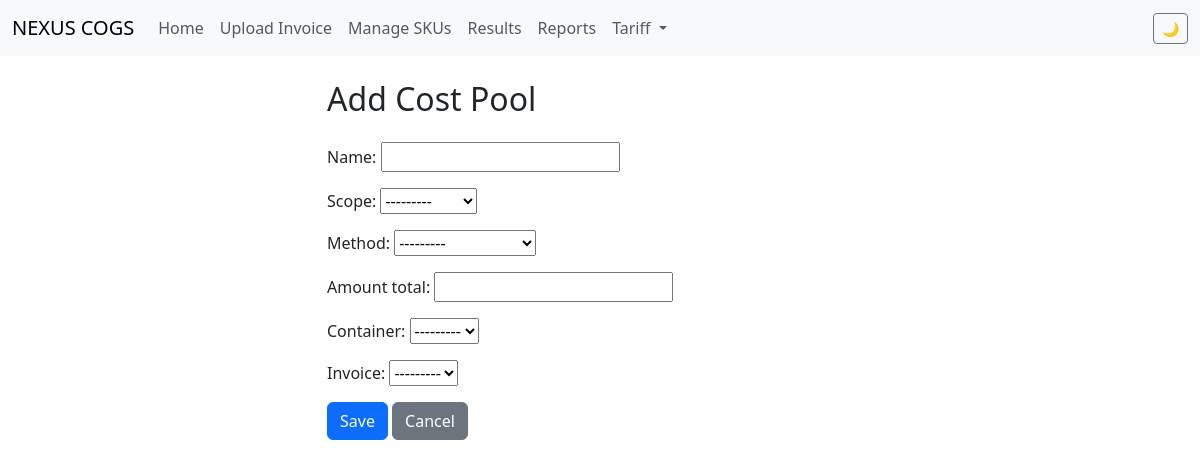
Page /legacy/cost-pool/add/ on the earlier database version.
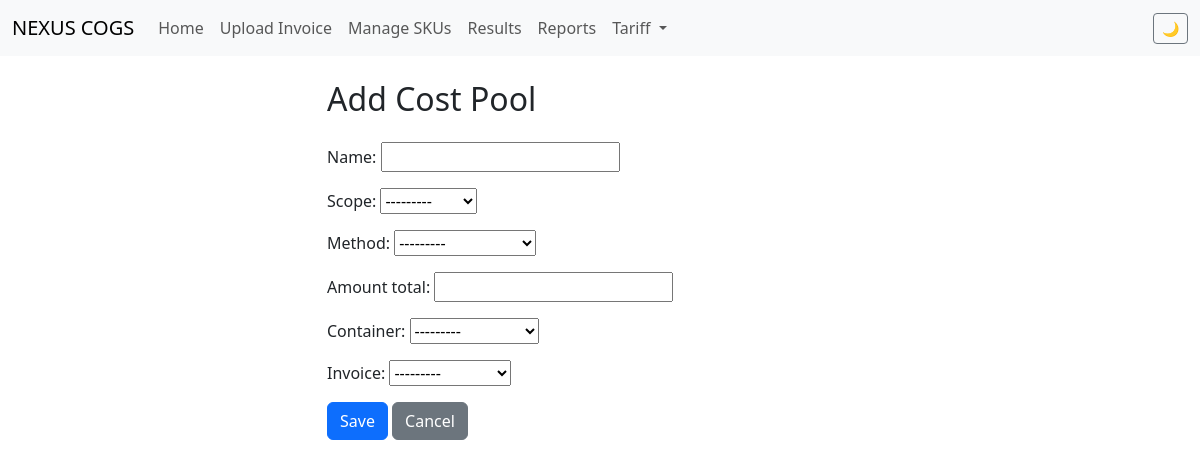
Same page on the later database version.
### cogs/models.py (models this page shows)
class Container(models.Model):
    container_id = models.CharField(max_length=100, unique=True)
    notes = models.TextField(blank=True, null=True)
    def __str__(self):
        return self.container_id

### cogs/views.py (the view)
# urls.py: path('cost-pool/add/', views.add_cost_pool, name='add_cost_pool'),
def add_cost_pool(request):
    if request.method == 'POST':
        form = CostPoolForm(request.POST)
        if form.is_valid():
            form.save()
            messages.success(request, 'Cost pool added successfully')
            return redirect('results')
    else:
        form = CostPoolForm()
    return render(request, 'add_cost_pool.html', {'form': form})

### cogs/forms.py
class CostPoolForm(forms.ModelForm):
    class Meta:
        model = CostPool
        fields = ['name', 'scope', 'method', 'amount_total', 'container', 'invoice']

### cogs/models.py (called while the page is built)
    def __str__(self):
        return self.invoice_number

### templates/add_cost_pool.html (shortened to what this page needs)
{% extends 'base.html' %}
{% block content %}
<div class="row">
    <div class="col-md-6 offset-md-3">
        <h2 class="mb-4">Add Cost Pool</h2>
        <form method="post">
            {{ form.as_p }}
            <button type="submit" class="btn btn-primary">Save</button>
            <a href="{% url 'results' %}" class="btn btn-secondary">Cancel</a>
        </form>
    </div>
</div>
{% endblock %}

Differences in the rows shown:
added Container: container "---------"
Other differences:
form field container: "---------" → (not shown)
